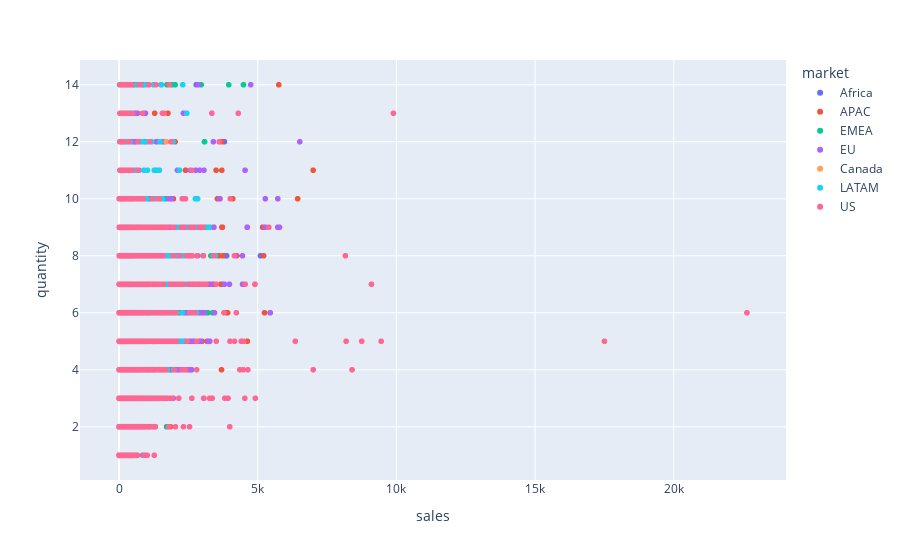

The code cell stored with this chart in its notebook:
### Markdown cell above
* Quantity theo từng Market

### Code cell
fig = px.scatter(df, x='sales', y='quantity', color='market')
fig.show()

### Figure 1 — Plotly figure (JSON) as saved in the notebook; plotly's stock layout.template omitted (floating-point values rounded to 4 significant figures; data arrays with more than 128 entries replaced by an {"elided": "..."} marker saying what was removed)
{"data": [{"hovertemplate": "market=Africa<br>sales=%{x}<br>quantity=%{y}<extra></extra>", "legendgroup": "Africa", "marker": {"color": "#636efa", "symbol": "circle"}, "mode": "markers", "name": "Africa", "showlegend": true, "type": "scattergl", "x": {"elided": "2963 int values"}, "xaxis": "x", "y": {"elided": "2963 int values"}, "yaxis": "y"}, {"hovertemplate": "market=APAC<br>sales=%{x}<br>quantity=%{y}<extra></extra>", "legendgroup": "APAC", "marker": {"color": "#EF553B", "symbol": "circle"}, "mode": "markers", "name": "APAC", "showlegend": true, "type": "scattergl", "x": {"elided": "7206 int values"}, "xaxis": "x", "y": {"elided": "7206 int values"}, "yaxis": "y"}, {"hovertemplate": "market=EMEA<br>sales=%{x}<br>quantity=%{y}<extra></extra>", "legendgroup": "EMEA", "marker": {"color": "#00cc96", "symbol": "circle"}, "mode": "markers", "name": "EMEA", "showlegend": true, "type": "scattergl", "x": {"elided": "3218 int values"}, "xaxis": "x", "y": {"elided": "3218 int values"}, "yaxis": "y"}, {"hovertemplate": "market=EU<br>sales=%{x}<br>quantity=%{y}<extra></extra>", "legendgroup": "EU", "marker": {"color": "#ab63fa", "symbol": "circle"}, "mode": "markers", "name": "EU", "showlegend": true, "type": "scattergl", "x": {"elided": "6472 int values"}, "xaxis": "x", "y": {"elided": "6472 int values"}, "yaxis": "y"}, {"hovertemplate": "market=Canada<br>sales=%{x}<br>quantity=%{y}<extra></extra>", "legendgroup": "Canada", "marker": {"color": "#FFA15A", "symbol": "circle"}, "mode": "markers", "name": "Canada", "showlegend": true, "type": "scattergl", "x": {"elided": "257 int values"}, "xaxis": "x", "y": {"elided": "257 int values"}, "yaxis": "y"}, {"hovertemplate": "market=LATAM<br>sales=%{x}<br>quantity=%{y}<extra></extra>", "legendgroup": "LATAM", "marker": {"color": "#19d3f3", "symbol": "circle"}, "mode": "markers", "name": "LATAM", "showlegend": true, "type": "scattergl", "x": {"elided": "6968 int values"}, "xaxis": "x", "y": {"elided": "6968 int values"}, "yaxis": "y"}, {"hovertemplate": "market=US<br>sales=%{x}<br>quantity=%{y}<extra></extra>", "legendgroup": "US", "marker": {"color": "#FF6692", "symbol": "circle"}, "mode": "markers", "name": "US", "showlegend": true, "type": "scattergl", "x": {"elided": "6675 int values"}, "xaxis": "x", "y": {"elided": "6675 int values"}, "yaxis": "y"}], "layout": {"legend": {"title": {"text": "market"}, "tracegroupgap": 0}, "margin": {"t": 60}, "xaxis": {"anchor": "y", "domain": [0, 1], "title": {"text": "sales"}}, "yaxis": {"anchor": "x", "domain": [0, 1], "title": {"text": "quantity"}}}}
